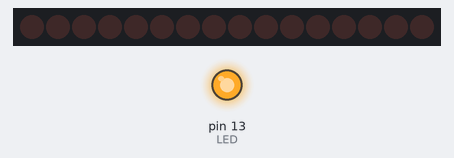
The sketch below on a simulated Arduino Uno, built with avr-gcc and run on an emulated ATmega328P. Parts: 16 shift-register outputs drawn as a row of LEDs (first output left, lit = HIGH), output pins drawn as LEDs (lit = HIGH). Wiring (inferred from the names in the program): 2 × shift register (74HC595): data pin 5; shift clock pin 4; latch pin 2; OE pin 3; MR pin 6. Wiring (inferred from the signals the program sends): row of LEDs: on Q0, Q1, Q2, Q3, Q4, Q5, Q6, Q7, Q8, Q9, Q10, Q11, Q12, Q13, Q14, Q15. Pins used as bus, display or sensor lines are not drawn.

Above: at 0.05 s.
At 0.95 s:
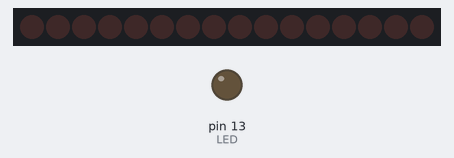
At 1.85 s:
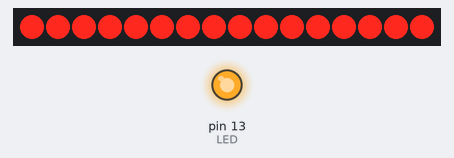
At 3.7 s:
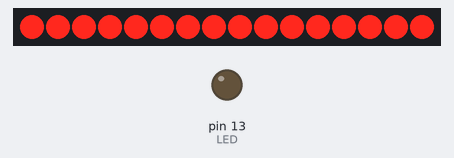
Timing chart, 0 to 5.5 s (numbered marks = the images above):
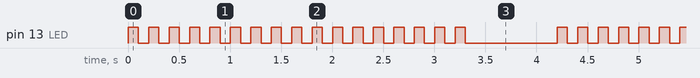

Measured:
- by itself, pin 13 (LED): repeats every 4.2 s: HIGH 0.10 s, LOW 0.90 s, 16 × (HIGH 0.10 s, LOW 0.10 s)

The sketch:

main.ino
```cpp
/*====================================================================================================*/
/*====================================================================================================*/
#include "module_sf595.h"
/*====================================================================================================*/
/*====================================================================================================*/
/* Arduino Uno Board define */
const byte LED = 13;
/*====================================================================================================*/
/*====================================================================================================*/
void setup ()
{
  pinMode(LED, OUTPUT);
  digitalWrite(LED, LOW);

  SF595_Init();
  SF595_SendByte(0xFF); // Clear
}
/*====================================================================================================*/
/*====================================================================================================*/
void loop ()
{
  static byte Count = 0;
  static byte State = 0;

  digitalWrite(LED, HIGH);
  delay(100);
  digitalWrite(LED, LOW);
  delay(100);

  Count++;

  switch (State) {

      case 0:
        if (Count == 8) {
          SF595_Shift(0);
          State = 1;
        }
        else {
          SF595_Shift(0);
        }
        break;

      case 1:
        if (Count == 16) {
          SF595_Shift(1);
          State = 2;
        }
        else {
          SF595_Shift(1);
        }
        break;

      case 2:
        for(; State>0; State--) {
          SF595_SendByte(0x00);
          delay(200);
          SF595_SendByte(0xFF);
          delay(200);
        }
        Count = 0;
        break;
  }
}
/*====================================================================================================*/
/*====================================================================================================*/
```

module_sf595.h
```cpp
/* #include "module_sf595.h" */

#ifndef __MODULE_SF595_H_
#define __MODULE_SF595_H_
/*====================================================================================================*/
/*====================================================================================================*/
void SF595_Init( void );
void SF595_Reset( void );
void SF595_OutputEnable( byte OutputState );
void SF595_Shift( byte SendData );
void SF595_SendByte( byte SendData );
/*====================================================================================================*/
/*====================================================================================================*/
#endif
```

module_sf595.ino
```cpp
/*====================================================================================================*/
/*====================================================================================================*/
#include "module_sf595.h"
/*====================================================================================================*/
/*====================================================================================================*/
const byte SF595_DI = 2;
const byte SF595_OE = 3;
const byte SF595_ST = 4;
const byte SF595_SH = 5;
const byte SF595_MR = 6;
/*====================================================================================================*/
/*====================================================================================================*
**函數 : SF595_Config
**功能 : 74HC595 Config
**輸入 : None
**輸出 : None
**使用 : SF595_Config();
**====================================================================================================*/
/*====================================================================================================*/
static void SF595_Config( void )
{
  pinMode(SF595_DI, OUTPUT);
  pinMode(SF595_OE, OUTPUT);
  pinMode(SF595_ST, OUTPUT);
  pinMode(SF595_SH, OUTPUT);
  pinMode(SF595_MR, OUTPUT);
}
/*====================================================================================================*/
/*====================================================================================================*
**函數 : SF595_Init
**功能 : 74HC595 Init
**輸入 : None
**輸出 : None
**使用 : SF595_Init();
**====================================================================================================*/
/*====================================================================================================*/
void SF595_Init( void )
{
  SF595_Config();

  digitalWrite(SF595_DI, LOW);
  digitalWrite(SF595_OE, LOW);
  digitalWrite(SF595_ST, LOW);
  digitalWrite(SF595_SH, LOW);
  digitalWrite(SF595_MR, HIGH);

  SF595_Reset();
  SF595_OutputEnable(1);
}
/*====================================================================================================*/
/*====================================================================================================*
**函數 : SF595_Reset
**功能 : Reset 74HC595
**輸入 : None
**輸出 : None
**使用 : SF595_Reset();
**====================================================================================================*/
/*====================================================================================================*/
void SF595_Reset( void )
{
  digitalWrite(SF595_MR, LOW);
  delay(1);
  digitalWrite(SF595_MR, HIGH);
  delay(1);
}
/*====================================================================================================*/
/*====================================================================================================*
**函數 : SF595_OutputEnable
**功能 : 74HC595 Output Enable
**輸入 : None
**輸出 : None
**使用 : SF595_OutputEnable(1); // ENABLE
**====================================================================================================*/
/*====================================================================================================*/
void SF595_OutputEnable( byte OutputState )
{
  if (OutputState) {
    digitalWrite(SF595_OE, LOW);
  }
  else {
    digitalWrite(SF595_OE, HIGH);
  }
}
/*====================================================================================================*/
/*====================================================================================================*
**函數 : SF595_Shift
**功能 : Shift bit
**輸入 : SendData
**輸出 : None
**使用 : SF595_Shift(1);
**====================================================================================================*/
/*====================================================================================================*/
void SF595_Shift( byte SendData )
{
  digitalWrite(SF595_SH, LOW);
  digitalWrite(SF595_ST, LOW);

  if (SendData & 0x01)
    digitalWrite(SF595_DI, HIGH);
  else
    digitalWrite(SF595_DI, LOW);

  digitalWrite(SF595_SH, HIGH);
  digitalWrite(SF595_ST, HIGH);
}
/*====================================================================================================*/
/*====================================================================================================*
**函數 : SF595_SendByte
**功能 : Shift 8 bits
**輸入 : SendData
**輸出 : None
**使用 : SF595_SendByte(SendData);
**====================================================================================================*/
/*====================================================================================================*/
void SF595_SendByte( byte SendData )
{
  for(int i=0; i<8; i++) {
    digitalWrite(SF595_SH, LOW);
    digitalWrite(SF595_ST, LOW);

    if (SendData & (0x80>>i))
      digitalWrite(SF595_DI, HIGH);
    else
      digitalWrite(SF595_DI, LOW);

    digitalWrite(SF595_SH, HIGH);
    digitalWrite(SF595_ST, HIGH);
  }
}
/*====================================================================================================*/
/*====================================================================================================*/
```
